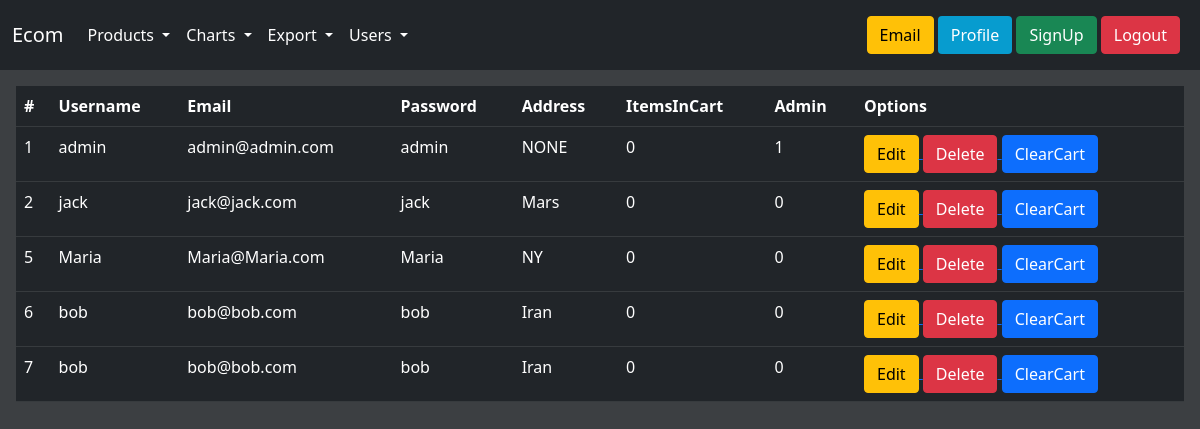
/users/viewUsers.php (signed in), run on the app's committed database.
### tables this page shows
CREATE TABLE `users` (
  `id` int(11) NOT NULL,
  `username` varchar(255) NOT NULL,
  `email` varchar(255) NOT NULL,
  `password` varchar(255) NOT NULL,
  `address` varchar(255) NOT NULL,
  `itemsInCart` int(5) NOT NULL DEFAULT 0,
  `active` int(1) NOT NULL DEFAULT 1,
  `admin` int(1) NOT NULL DEFAULT 0
);

### users/viewUsers.php (the view, shortened to what this page needs)
<!DOCTYPE html>
<html lang="en">
<head>
</head>
<body style="background-color:rgba(12, 16, 19, 0.8) ;">
<nav class="navbar navbar-expand-lg  bg-dark navbar-dark " style="background-color: #e3f2fd;">
  <div class="container-fluid">
  <a class="navbar-brand" href="/ecom/products/view.php">Ecom</a>
    <div class="collapse navbar-collapse" id="navbarSupportedContent">
      <ul class="navbar-nav me-auto mb-2 mb-lg-0">
      <li class="nav-item dropdown">
          <a class="nav-link dropdown-toggle active" href="#" id="navbarDropdown" role="button" data-bs-toggle="dropdown" aria-expanded="false">
            Products
          </a>
        </li>
        <li class="nav-item dropdown">
          <a class="nav-link dropdown-toggle active" href="#" id="navbarDropdown" role="button" data-bs-toggle="dropdown" aria-expanded="false">
            Charts
          </a>
        </li>
        <li class="nav-item dropdown">
          <a class="nav-link dropdown-toggle active" href="#" id="navbarDropdown" role="button" data-bs-toggle="dropdown" aria-expanded="false">
            Export
          </a>
        </li>
        <li class="nav-item dropdown">
          <a class="nav-link dropdown-toggle active" href="#" id="navbarDropdown" role="button" data-bs-toggle="dropdown" aria-expanded="false">
            Users
          </a>
        </li>
      </ul>
      <div class="d-flex">
          <div class="m-2">
            <a href='../email.php'><button class="btn btn-warning" type="submit">Email</button></a>
            <a href="../users/viewUser.php"><button style="color:white ; background-color: rgba(0, 187, 249, 0.8);" class="btn " type="submit">Profile</button></a>
            <a href="../users/insertUser.php"><button class="btn btn-success" type="submit">SignUp</button></a>
            <a href="../logout.php"><button class="btn btn-danger" type="submit">Logout</button></a>
            </div>
    </div>
    </div>
  </div>
</nav>
<link href="../bootstrap-5.1.3/css/bootstrap.css" rel="stylesheet" >
</body>
</html>
<?php
    try{
    $cn=new mysqli("localhost",'root','',"ecom");
    $SQL="select * from users where active=1";
    $r=$cn->query($SQL);
    echo
    "
    <div class=' m-3 table-responsive'>
    <table class='table table-dark table-hover'>
    <tr>
        <th>#</th>
        <th>Username</th>
        <th>Email</th>
        <th>Password</th>
        <th>Address</th>
        <th>ItemsInCart</th>
        <th>Admin</th>
        <th>Options</th>
    </tr>";
    while ($data=$r->fetch_assoc())
    {
        echo
        "<tr>
        <td>$data[id]</td>
        <td>$data[username]</td>
        <td>$data[email]</td>
        <td>$data[password]</td>
        <td>$data[address]</td>
        <td>$data[itemsInCart]</td>
        <td>$data[admin]</td>
        <td>
            <a href='userEditAdmin.php?id=$data[id]'>
            <button type='button' class='btn btn-block btn-warning'>Edit</button>
            </a>
            <a href='userDelete.php?id=$data[id]'>
            <button type='button' class='btn btn-block btn-danger'>Delete</button>
            </a>
            <a href='clearCart.php?userId=$data[id]'>
            <button type='button' class='btn btn-block btn-primary'>ClearCart</button>
            </a>
        </td>
        </tr>";
    }
    echo "
    </div>
    </table>";
  }catch (Throwable $th) {
    l1:echo "
    <h1>ERROR</h1>
     <h1>오류</h1>
     <h1>エラー</h1>
     <h1>错误</h1>
     ";
  }
?>

### data on the page
users: id "1", username "admin", email "admin@admin.com", password "admin", address "NONE", itemsInCart "0", admin "1"
users: id "2", username "jack", email "jack@jack.com", password "jack", address "Mars", itemsInCart "0", admin "0"
users: id "5", username "Maria", email "Maria@Maria.com", password "Maria", address "NY", itemsInCart "0", admin "0"
users: id "6", username "bob", email "bob@bob.com", password "bob", address "Iran", itemsInCart "0", admin "0"
users: id "7", username "bob", email "bob@bob.com", password "bob", address "Iran", itemsInCart "0", admin "0"
